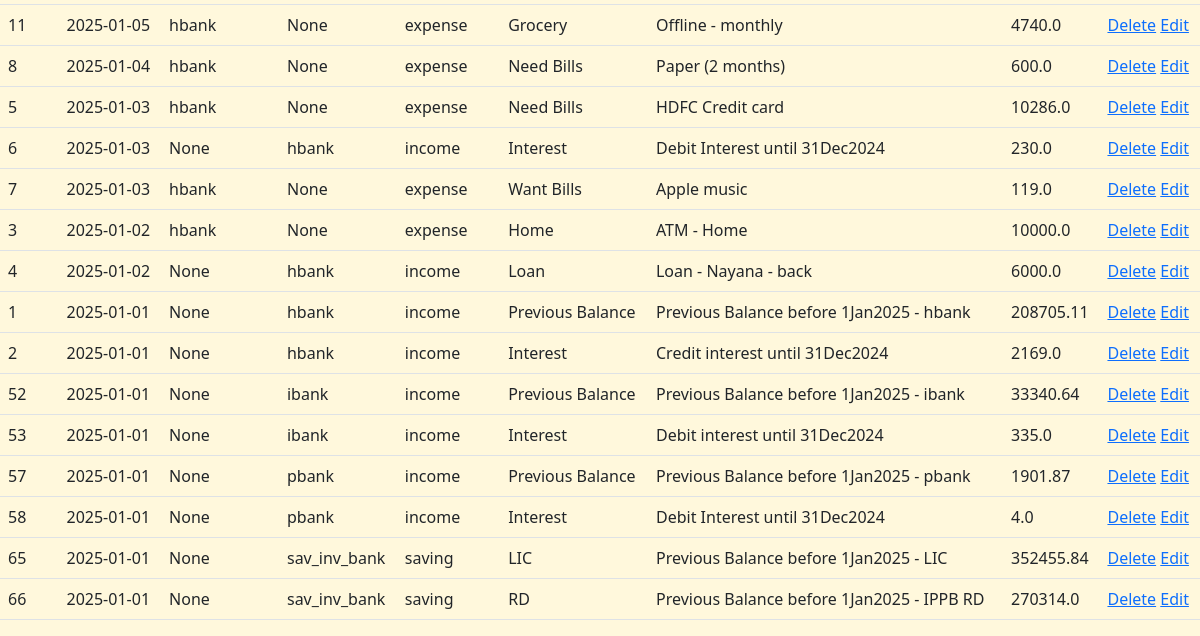
Before: /view (lower part) with the older database file.
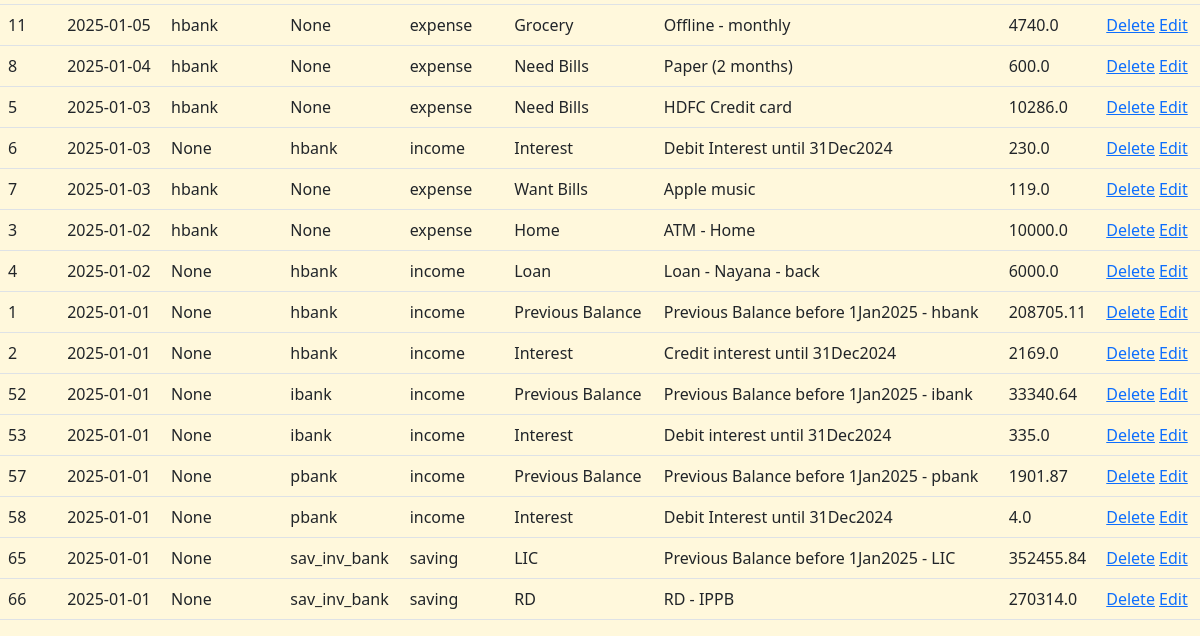
After: the same page with the newer database file.
### app.py (models this page shows)
class IncomeExpenseManager(db.Model):
    id = db.Column(db.Integer, primary_key=True)
    date = db.Column(db.Date, nullable=False)
    from_bank = db.Column(db.String(10), nullable=True)
    to_bank = db.Column(db.String(10), nullable=True)
    category = db.Column(db.String(20), nullable=False)
    sub_category = db.Column(db.String(50), nullable=False)
    description = db.Column(db.String(100), nullable=False)
    amount = db.Column(db.Float, nullable=False)

### app.py (the view)
@app.route('/view')
def view_expenses():
    expenses = IncomeExpenseManager.query.order_by(IncomeExpenseManager.date.desc()).all()
    return render_template('view_expenses.html', expenses=expenses)

### templates/view_expenses.html (shortened to what this page needs)
{% extends 'base.html' %}
{% block content %}
<table class="table">
    <tbody>
        {% for expense in expenses %}
        <tr>
            <td>{{expense.id}}</td>
            <td>{{expense.date}}</td>
            <td>{{expense.from_bank}}</td>
            <td>{{expense.to_bank}}</td>
            <td>{{expense.category}}</td>
            <td>{{expense.sub_category}}</td>
            <td>{{expense.description}}</td>
            <td>{{expense.amount}}</td>
            <td> <a href="{{url_for ('delete_expense', id=expense.id) }}" onclick="return confirm('Are you sure you want to delete this item?');">Delete</a>
            <a href="{{url_for ('edit_expense', id=expense.id) }}"> Edit</a> </td>
        </tr>
        {% endfor %}
    </tbody>
</table>
{% endblock %}

Changed rows visible on the page:
changed IncomeExpenseManager "RD": description "Previous Balance before 1Jan2025 - IPPB RD" → "RD - IPPB"
